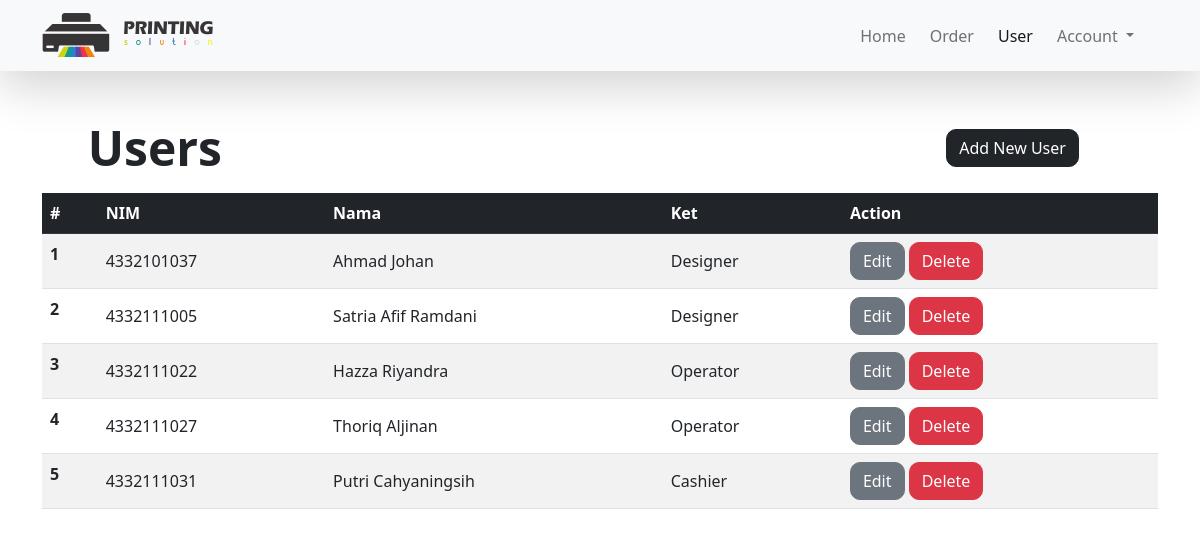
/user.php (signed in), run on the app's committed database.
### tables this page shows
CREATE TABLE `users` (
  `nim` varchar(10) NOT NULL,
  `nama` varchar(40) NOT NULL,
  `keterangan` text NOT NULL,
  `email` varchar(100) NOT NULL,
  `password` varchar(100) NOT NULL,
  PRIMARY KEY (`nim`)
);

### user.php (the view, shortened to what this page needs)
<?php
  include 'koneksi.php';
?>
<!doctype html>
<html lang="en">
  <head>
    <link rel="stylesheet" href="style.css">
    <link href="bootstrap.min.css" rel="stylesheet">
  </head>
  <body>
  <header>
    <nav class="navbar navbar-expand-lg bg-light bg-light shadow-lg justify-content-around">
      <div class="container">
        <a class="navbar-brand" href="dashboard.php">
          <img src="img/logo.png" alt="logo">
        </a>
        <div class="collapse navbar-collapse mb-3 mb-lg-0" id="navbarNav">
          <ul class="navbar-nav ms-auto mb-2 mb-lg-0 me-3 gap-2">
            <li class="nav-item">
              <a class="nav-link" aria-current="page" href="dashboard.php">Home</a>
            </li>
            <li class="nav-item">
              <a class="nav-link" href="order.php">Order</a>
            </li>
            <li class="nav-item">
              <a class="nav-link active" href="user.php">User</a>
            </li>
            <li class="nav-item dropdown">
              <a class="nav-link dropdown-toggle" href="#" role="button" data-bs-toggle="dropdown">
                Account
              </a>
            </li>
          </ul>
        </div>
      </div>
    </nav>
  </header>
  <div class="row justify-content-around ms-auto">
    <div class="col-7 mt-5"><h3 class="fw-bolder display-5 mb-3">Users</h3></div>
    <div class="col-2 mt-5"><a class="btn btn-dark" href="#"> Add New User </a></div>
  </div>
  <div class="container">
    <table class="table table-striped table-hover">
    <thead class="table-dark">
      <tr>
        <th scope="col">#</th>
        <th scope="col">NIM</th>
        <th scope="col">Nama</th>
        <th scope="col">Ket</th>
        <th scope="col">Action</th>
      </tr>
    </thead>
    <tbody>
      <?php
      $sql = "SELECT nim,nama,keterangan FROM users";
      $result = mysqli_query($conn, $sql);
      $count = 0;
      while ($row = mysqli_fetch_array($result)) {
        $count++;
      ?>
      <tr>
        <th scope="row"><?=$count?></th>
        <td class="nim"><?=$row["nim"]?></td>
        <td><?=$row["nama"]?></td>
        <td><?=$row["keterangan"]?></td>
        <td class="table-action">
          <a class="btn btn-secondary" href="#">Edit</a>
          <a class="btn btn-danger btn_delete" href="#">Delete</a>
        </td>
      </tr>
      <?php
      }
        ?>
    </tbody>
  </table>
  </div>
  </body>
</html>

### style.css (style rules this page uses)
html, body { height: 100%; }
.btn { background: rgb(0, 0, 255) ; color: white !important; transform: translateY(10px); font-size: 14px; border-radius: 10px !important; }
.table-action .btn { transform: none; }
td { vertical-align: middle; }

### data on the page
users: nim "4332101037", nama "Ahmad Johan", keterangan "Designer"
users: nim "4332111005", nama "Satria Afif Ramdani", keterangan "Designer"
users: nim "4332111022", nama "Hazza Riyandra", keterangan "Operator"
users: nim "4332111027", nama "Thoriq Aljinan", keterangan "Operator"
users: nim "4332111031", nama "Putri Cahyaningsih", keterangan "Cashier"
